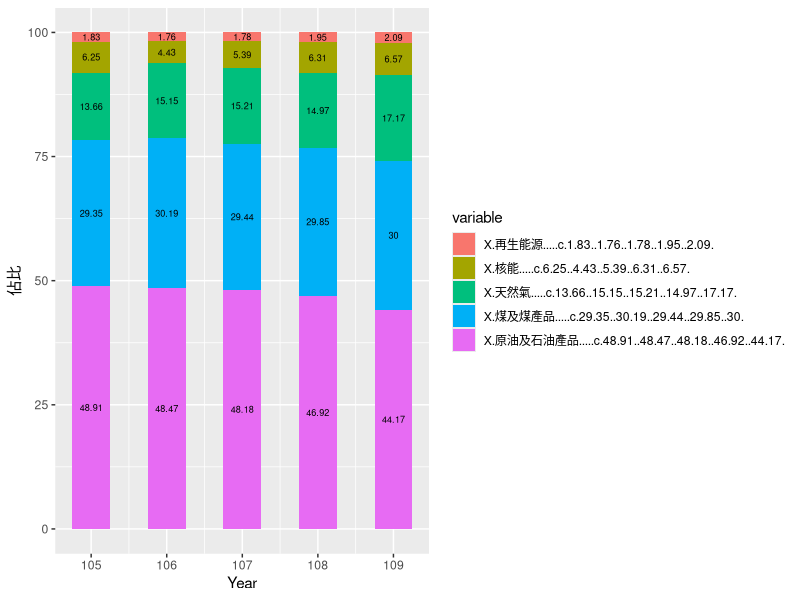
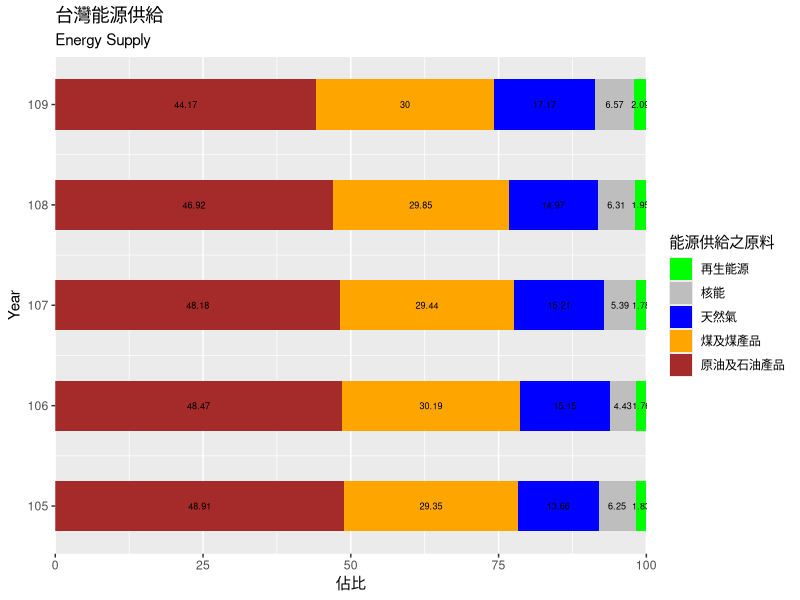

Here is the R script that generated these plots, in order:
library(reshape)
library(ggplot2)
data1 <- data.frame("Year"=c(105,106,107,108,109),
                    "再生能源"<-c(1.83, 1.76, 1.78, 1.95, 2.09),
                    "核能"<-c(6.25, 4.43, 5.39, 6.31, 6.57),
                    "天然氣"<-c(13.66, 15.15, 15.21, 14.97, 17.17),
                    "煤及煤產品"<-c(29.35, 30.19, 29.44, 29.85, 30.00),
                    "原油及石油產品"<-c(48.91, 48.47, 48.18, 46.92, 44.17)
)

mdata <- melt(data1,id.var ="Year")
plot(ggplot(mdata, aes(x = Year, y = value, fill = variable)) +
       geom_bar(stat ="identity",width=0.5)+
       labs( y = "佔比",size=10)+
       geom_text(aes(label=value),size=2.3,color="black",position = position_stack(0.5))
)+
  coord_flip()+
  scale_y_continuous (expand = c(0,0))+
  labs( title = "台灣能源供給",
        subtitle = "Energy Supply")+
  scale_fill_manual(values=c("green","grey","blue","orange","brown"),
                    name="能源供給之原料",
                    labels=c("再生能源","核能","天然氣","煤及煤產品","原油及石油產品")
  )
